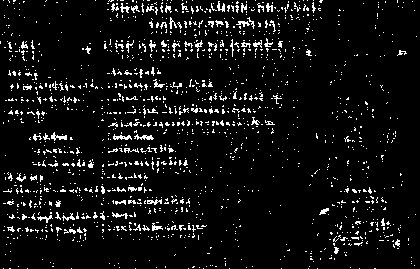
#> input picture detector/cnn/20171023074959.png, 420 x 269 px; its folder holds only this picture in this run
$ python -i ocr2.py   (imports and definitions only)   (older library calls are emulated)
#> lines starting #> are read from the running program, lines starting #| are printed output that depends on the picture; after the words box and inside, x2 and y2 are one past the last pixel; in counts of white or black regions, pixels touching at a corner belong together
import cv2
import numpy as np
import matplotlib.pyplot as plt
import sys
import glob
#import text_detector as dtc


def compute_hist(img=[],prj=0,h=0,w=0) :


	x=0
	y=0
	freq=[]
	if(prj==0) :
		x=h
		y=w
	else :
		x=w
		y=h
	freq = np.zeros((x))
	for x1 in range (x) :
			for y1 in range(y) :
				if(prj==0) :
					if(img[x1][y1] ==255) :
						freq[x1]+=1
				elif (prj==1)   :
					if(img[y1][x1] ==0) :
						freq[x1]+=1
				elif (prj==2)   :
					if(img[y1][x1] ==255) :
						freq[x1]+=1


	if(prj==0) :
			i=0
			ymax =np.max(freq)
			ymin =freq[0]
			ymean = np.mean(freq)

			while(ymin <=0) :
				ymin = freq[i]
				i+=1
			i=0
			while(i<len(freq)) :
				if( freq[i]< ymin  and freq[i] != 0) :

					ymin = freq[i]
				i+=1
			i=0


			h,w = img.shape[:2]
			while(i<len(freq)) :
				if(freq[i] < (ymean) ):

					freq[i] = 0
				i+=1


			hist = np.zeros((h,w))
			for x1 in range (x) :
					for y1 in range( int( round(freq[x1]))) :
								hist[x1][y1]=255
	elif (prj==1) :
		hist = np.ones((h,w))
		for x1 in range (x) :
					y1=h-1
					k=0
					while(k<= round(freq[x1])) :
						hist[y1][x1]=0
						y1-=1
						k+=1
	elif (prj==2) :
		hist = np.zeros((h,w))
		for x1 in range (x) :
					y1=h-1
					k=0
					while(k<= round(freq[x1])) :
						hist[y1][x1]=255
						y1-=1
						k+=1


	return freq,hist


# [425 lines left out: functions search_last, search_last1, threshold, segment, compute_mean, pre and 7 more, not called in this run]


def segment3 (name, img, freq,w_or) :


	stack_start = []
	stack_end= []
	i=0
	x1=-1
	x2=-1

	w = w_or
	#print(freq)
	while(i<len(freq)) :
		if(freq[i]==0) :
			if(x1==-1) :
				x1=i
			else :

				x2=i+1
		else :
			if(i==0) :
				x1=i
				x2=i

			if(x1!=-1 and x2!=-1) :
				stack_start.append(x1)
				stack_end.append(x2)
			x1=-1
			x2=-1

		i+=1


	i=1


	#cv2.imshow('img_ori',img)
	#cv2.waitKey(100000)
	return stack_start,stack_end,freq


# [42 lines left out: functions lrsm2, lrsm, not called in this run]


def horizontal(pth) :
	#kernel = np.ones((3,3), np.uint8)
	#clahe = cv2.createCLAHE(clipLimit=2.0, tileGridSize=(8,8))
#> called with pth = 'cnn/20171023074959.png'
	img = cv2.imread(pth)
#> img is the input picture: shape (269, 420, 3); 6.7% white in thin lines or dots
	h_or = img.shape[0]
#> h_or = 269
	w_or = img.shape[1]
#> w_or = 420

	# [5 lines of commented-out code are left out]
	img1 = img
	gray= cv2.cvtColor(img,cv2.COLOR_BGR2GRAY)
#> gray: shape (269, 420); 6.7% white in thin lines or dots

	# [13 lines of commented-out code are left out]
	gray = cv2.bilateralFilter(gray,10,97,75)
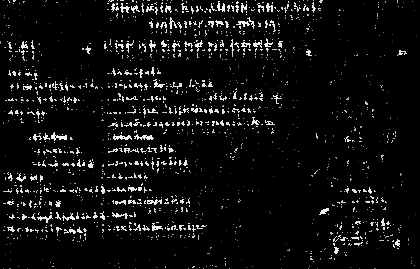
#> gray: shape (269, 420); min 0, max 248, mean 15.1
	gray = cv2.bilateralFilter(gray,10,97,75)
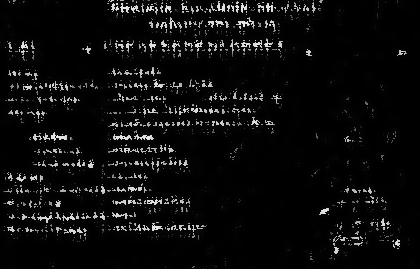
#> gray: shape (269, 420); min 0, max 233, mean 12.6
	# [6 lines of commented-out code are left out]
	thresh = cv2.adaptiveThreshold(gray,255,1,1,11,2)
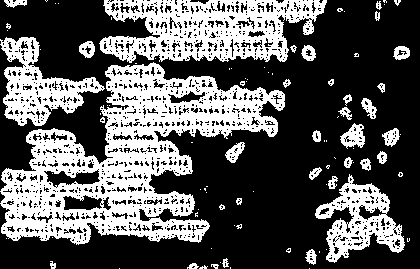
#> thresh: shape (269, 420); 35.2% white; 104 white regions (69 under 20 px), largest, box (x1, y1, x2, y2) and area: (0, 62, 285, 245) 21174, (99, 0, 327, 63) 8646, (0, 37, 105, 126) 3738
	# [17 lines of commented-out code are left out]

	y_proj_ori,histy =compute_hist(img=thresh,prj=0,h=h_or,w=w_or)
#> after the loop in compute_hist, `for x1 in range (x) :`:
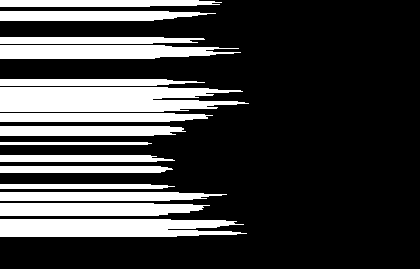
#> hist: shape (269, 420) float64; 25.8% white; 15 white regions, largest, box (x1, y1, x2, y2) and area: (0, 87, 249, 112) 5207, (0, 219, 247, 237) 3908, (0, 45, 241, 59) 2833
#> y_proj_ori = 269 values, max 249 at index 103, min 0 at index 7, mean 108.2

	#mean = compute_mean(y_proj_ori)


	stack_start1,stack_end1,freq = segment3("ori", img1, y_proj_ori, w_or)
#> the loop in segment3, `while(i<len(freq)) :` made 269 passes
#> after the loop in segment3, `while(i<len(freq)) :`: i = 269; stack_end = [0, 11, 37, 79, 126, 142, 155, 166, 184, 192, 203, 219]; stack_start = [0, 7, 21, 59, 122, 136, 145, 162, 173, 189, 201, 216]
#> stack_start1 has the same summary as stack_start in segment3; stack_end1 has the same summary as stack_end in segment3; freq has the same summary as y_proj_ori
	return stack_start1, stack_end1,freq
	# [27 lines of commented-out code are left out]

>>> result = horizontal('cnn/20171023074959.png')
